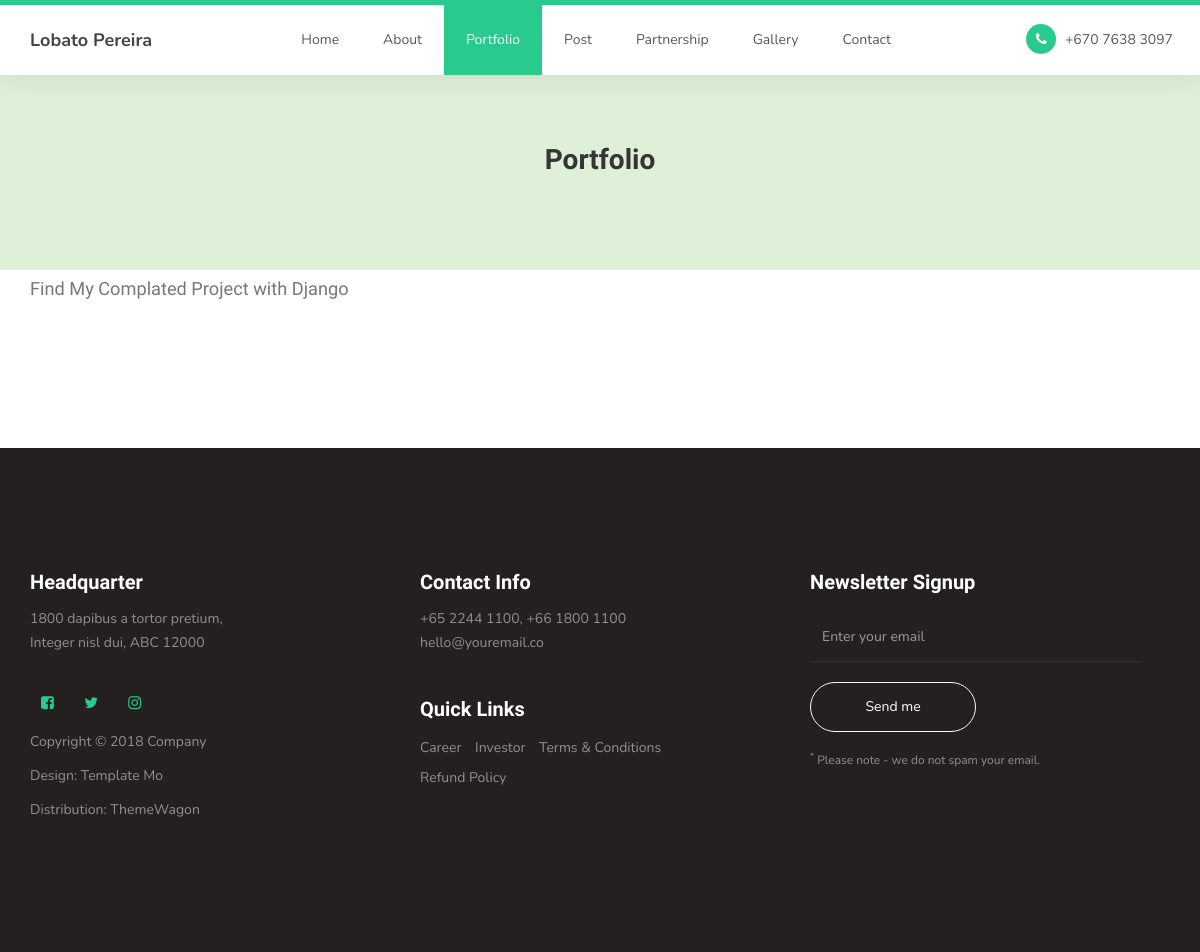
/portfolio/, run on an earlier commit of the app's database.
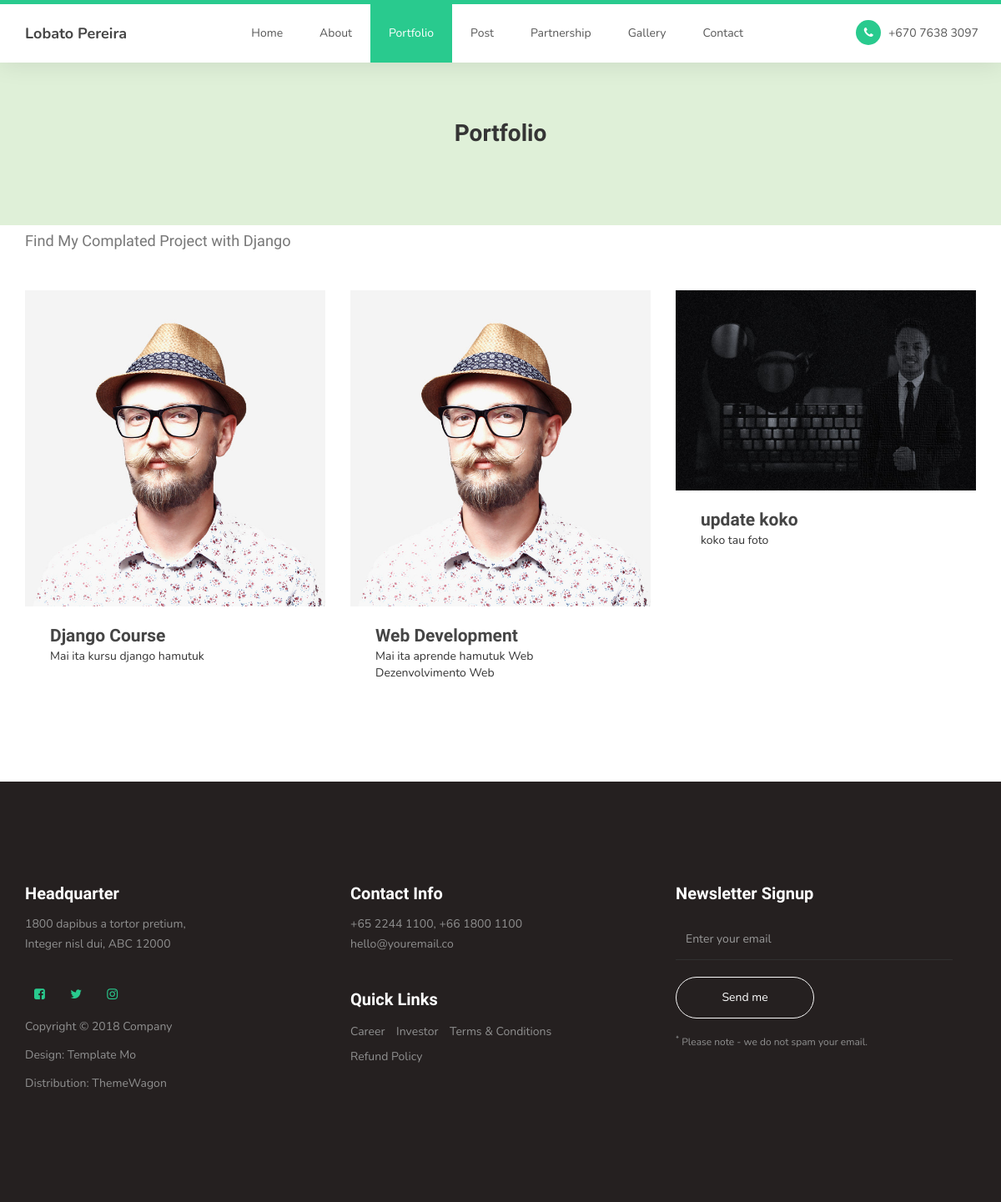
And on a later commit of the database.
### main/models.py (models this page shows, shortened)
class Portfolio(models.Model):
	titulu = models.CharField(max_length=50)
	deskrisaun = models.CharField(max_length=225)
	imajen = models.ImageField(upload_to='portfolio',null=True,blank=True)
	status = models.BooleanField(default=False)
	enderesu_url = models.CharField(max_length=100,null=True,blank=True)

### main/views.py (the view)
# urls.py: path('portfolio/',portfolio,name='portfolio'),
def portfolio(request):
	dados_portfolio = Portfolio.objects.all()
	context = {
		'title':"Porfolio",
		'portfolio_active':"active",
		'dados':dados_portfolio,
	}
	return render(request,'portfolio.html',context)

### main/templates/portfolio.html
{% extends 'base.html' %}
{% load static %}
{% block konteudu %}
<div class="col-md-12 text-center bg-success" style="height: 200px;padding-top: 50px;margin-bottom: 10px;">
     <h2 class="" style="vertical-align: middle;">Portfolio</h2>
</div>
     <section>
          <div class="container">
               <div class="row">
                    <div class="col-md-12 col-sm-12">
                         <div class="section-title">
                              <h2><small>Find My Complated Project with Django</small></h2>
                         </div>
                    </div>
                    {% for data in dados %}
                    <div class="col-md-4 col-sm-6">
                         <div class="team-thumb">
                              <div class="team-image">
                                   {% if data.imajen %}
                                   <img src="{{data.imajen.url}}" class="img-responsive" alt="">
                                   {% else %}
                                   <img src="{% static 'images/author-image1.jpg' %}" class="img-responsive" alt="">
                                   {% endif %}
                              </div>
                              <div class="team-info">
                                   <h3>{{data.titulu}} </h3>
                                   <span>{{data.deskrisaun}}</span>
                              </div>
                         </div>
                    </div>
                    {% endfor %}
               </div>
          </div>
     </section>
{% endblock %}

### main/templates/base.html (shortened to what this page needs)
{% load static %}
<!DOCTYPE html>
<html lang="en">
<head>
     <link rel="stylesheet" href="{% static 'css/bootstrap.min.css' %}">
     <link rel="stylesheet" href="{% static 'css/font-awesome.min.css' %}">
     <link rel="stylesheet" href="{% static 'css/owl.carousel.css' %}">
     <link rel="stylesheet" href="{% static 'css/owl.theme.default.min.css' %}">
     <link rel="stylesheet" href="{% static 'css/templatemo-style.css' %}">
</head>
<body id="top">
     {% include 'navmenu.html' %}
     {% block konteudu %}
     {% endblock %}
     <footer id="footer">
          <div class="container">
               <div class="row">
                    <div class="col-md-4 col-sm-6">
                         <div class="footer-info">
                              <div class="section-title">
                                   <h2>Headquarter</h2>
                              </div>
                              <address>
                                   <p>1800 dapibus a tortor pretium,<br> Integer nisl dui, ABC 12000</p>
                              </address>
                              <ul class="social-icon">
                                   <li><a href="#" class="fa fa-facebook-square" attr="facebook icon"></a></li>
                                   <li><a href="#" class="fa fa-twitter"></a></li>
                                   <li><a href="#" class="fa fa-instagram"></a></li>
                              </ul>
                              <div class="copyright-text">
                                   <p>Copyright &copy; 2018 Company</p>
                                   <p>Design: <a rel="nofollow" href="http://templatemo.com" title="html5 templates" target="_parent">Template Mo</a></p>
                                   <p>Distribution: <a href="https://themewagon.com/">ThemeWagon</a></p>
                              </div>
                         </div>
                    </div>
                    <div class="col-md-4 col-sm-6">
                         <div class="footer-info">
                              <div class="section-title">
                                   <h2>Contact Info</h2>
                              </div>
                              <address>
                                   <p>+65 2244 1100, +66 1800 1100</p>
                                   <p><a href="mailto:youremail.com">hello@youremail.co</a></p>
                              </address>
                              <div class="footer_menu">
                                   <h2>Quick Links</h2>
                                   <ul>
                                        <li><a href="#">Career</a></li>
                                        <li><a href="#">Investor</a></li>
                                        <li><a href="#">Terms & Conditions</a></li>
                                        <li><a href="#">Refund Policy</a></li>
                                   </ul>
                              </div>
                         </div>
                    </div>
                    <div class="col-md-4 col-sm-12">
                         <div class="footer-info newsletter-form">
                              <div class="section-title">
                                   <h2>Newsletter Signup</h2>
                              </div>
                              <div>
                                   <div class="form-group">
                                        <form action="#" method="get">
                                             <input type="email" class="form-control" placeholder="Enter your email" name="email" id="email" required="">
                                             <input type="submit" class="form-control" name="submit" id="form-submit" value="Send me">
                                        </form>
                                        <span><sup>*</sup> Please note - we do not spam your email.</span>
                                   </div>
                              </div>
                         </div>
                    </div>
               </div>
          </div>
     </footer>
</body>
</html>

### main/templates/navmenu.html (shortened to what this page needs)
<section class="navbar custom-navbar navbar-fixed-top" role="navigation">
          <div class="container">
               <div class="navbar-header">
                    <a href="#" class="navbar-brand">Lobato Pereira</a>
               </div>
               <div class="collapse navbar-collapse">
                    <ul class="nav navbar-nav navbar-nav-first">
                         <li class="{{home_active}}"><a href="{% url 'home' %}" class="smoothScroll">Home</a></li>
                         <li class="{{about_active}}"><a href="{% url 'konaba' %}" class="smoothScroll">About</a></li>
                         <li class="{{portfolio_active}}"><a href="{% url 'portfolio' %}" class="smoothScroll">Portfolio</a></li>
                         <li class="{{posts_active}}"><a href="{% url 'posts' %}" class="smoothScroll">Post</a></li>
                         <li class="{{partnership_active}}"><a href="{% url 'partnership' %}" class="smoothScroll">Partnership</a></li>
                         <li class="{{gallery_active}}"><a href="{% url 'gallery' %}" class="smoothScroll">Gallery</a></li>
                         <li class="{{contact_active}}"><a href="{% url 'contact' %}" class="smoothScroll">Contact</a></li>
                    </ul>
                    <ul class="nav navbar-nav navbar-right">
                         <li><a href="#"><i class="fa fa-phone"></i> +670 7638 3097</a></li>
                    </ul>
               </div>
          </div>
     </section>

### static/css/templatemo-style.css (style rules this page uses)
body { background: #ffffff; font-family: 'Nunito', sans-serif; overflow-x: hidden; padding-top: 70px; }
h1,h2,h3,h4,h5,h6 { font-family: 'Muli', sans-serif; font-weight: bold; line-height: inherit; }
h2 { color: #353535; font-size: 2em; padding-bottom: 10px; }
h3 { font-size: 1.5em; margin-bottom: 0; }
h3, h3 a { color: #454545; }
p { color: #757575; font-size: 14px; font-weight: normal; line-height: 24px; }
html { -webkit-font-smoothing: antialiased; }
a { color: #252525; -webkit-transition: 0.5s; transition: 0.5s; text-decoration: none !important; }
a, input, button, .form-control { -webkit-transition: 0.5s; transition: 0.5s; }
.section-title { padding-bottom: 40px; }
.section-title h2 { margin: 0; }
.section-title small { display: block; }
section { position: relative; padding: 100px 0; }
.custom-navbar { background: #ffffff; border-top: 5px solid #29ca8e; border-bottom: 0; -webkit-box-shadow: 0 1px 30px rgba(0, 0, 0, 0.1); -moz-box-shadow: 0 1px 30px rgba(0, 0, 0, 0.1); box-shadow: 0 1px 30px rgba(0, 0, 0, 0.1); padding: 12px 0; margin-bottom: 0; padding: 0; }
.custom-navbar .navbar-brand { color: #454545; font-size: 18px; font-weight: bold; line-height: 40px; }
.custom-navbar .navbar-nav.navbar-nav-first { margin-left: 8em; }
.custom-navbar .navbar-nav.navbar-right li a { padding-right: 12px; padding-left: 12px; }
.custom-navbar .navbar-nav.navbar-right li a .fa { background: #29ca8e; border-radius: 100%; color: #ffffff; width: 30px; height: 30px; line-height: 30px; text-align: center; display: inline-block; margin-right: 5px; }
.custom-navbar .nav li a { line-height: 40px; color: #575757; padding-right: 22px; padding-left: 22px; }
.custom-navbar .nav li.active > a { background-color: #29ca8e; color: #ffffff; }
.team-thumb { background: #ffffff; position: relative; overflow: hidden; text-align: left; }
.team-info { padding: 20px 30px; }
.team-image img { width: 100%; }
.team-info h3 { margin: 0; }
footer { background: #252020; padding: 120px 0; }
footer .section-title { padding-bottom: 10px; }
footer h2 { font-size: 20px; }
footer a, footer p { color: #909090; }
footer address p { margin-bottom: 0; }
footer .social-icon { margin-top: 25px; }
.footer-info { margin-right: 2em; }
.footer-info h2 { color: #ffffff; padding: 0; }
.footer_menu h2 { margin-top: 2em; }
.footer_menu ul { margin: 0; padding: 0; }
.footer_menu li { display: inline-block; list-style: none; margin: 5px 10px 5px 0; }
.newsletter-form .form-control { background: transparent; border-radius: 0; box-shadow: none; border: 0; border-bottom: 1px solid #303030; height: 50px; margin: 5px 0; }
.newsletter-form input[type="submit"] { background: transparent; border: 1px solid #f9f9f9; border-radius: 50px; color: #ffffff; display: block; margin-top: 20px; outline: none; width: 50%; }
.newsletter-form .form-group span { color: #909090; display: block; font-size: 12px; margin-top: 20px; }
.social-icon { position: relative; padding: 0; margin: 0; }
.social-icon li { display: inline-block; list-style: none; margin-bottom: 5px; }
.social-icon li a { border-radius: 100px; color: #29ca8e; font-size: 15px; width: 35px; height: 35px; line-height: 35px; text-decoration: none; text-align: center; transition: all 0.4s ease-in-out; position: relative; margin: 5px 5px 5px 0; }

What changed in the data, as far as the page shows it:
added Portfolio: titulu "Django Course", deskrisaun "Mai ita kursu django hamutuk"
added Portfolio: titulu "Web Development", deskrisaun "Mai ita aprende hamutuk Web Dezenvolvimento Web"
added Portfolio: imajen (picture), titulu "update koko", deskrisaun "koko tau foto"
